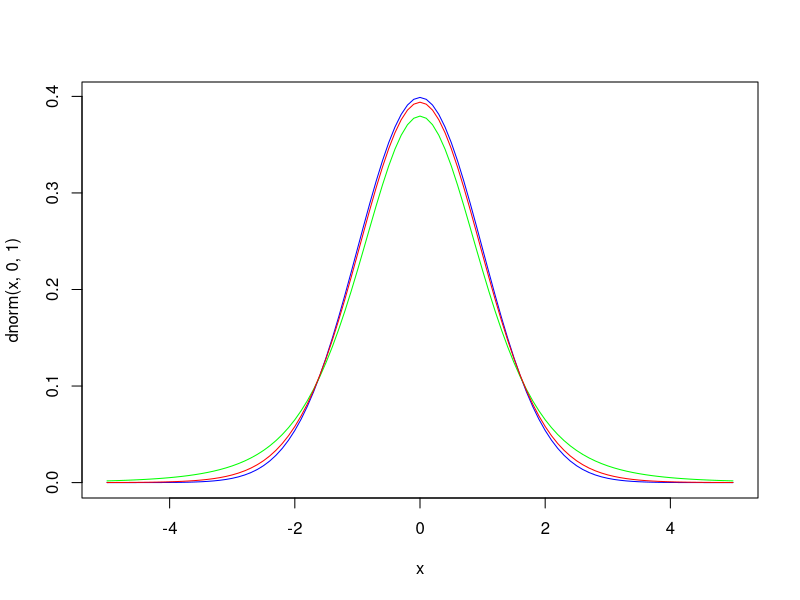

This figure's R source:
## ---- chunk 1
curve(dnorm(x,0,1), from = -5, to = 5, col = "blue")
curve(dt(x,5), add = T, col = "green")
curve(dt(x,20), add = T, col = "red")
